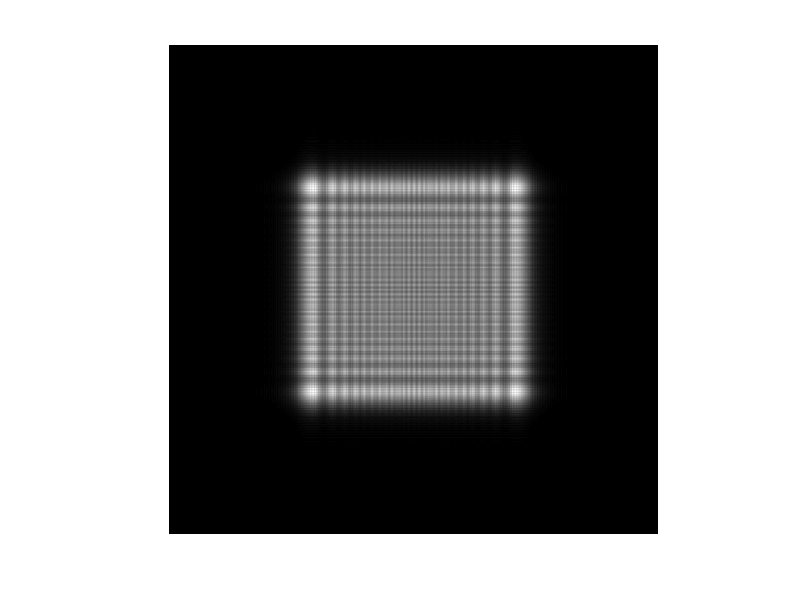

This figure's MATLAB source:
r=512;c=r;
a=zeros(r,c);
a(r/2-r/4:r/2+r/4,c/2-c/4:c/2+c/4)=1;
lamda=6328e-10;
k=2*pi/lamda;
L0=5e-3;
d=0.1;
x0=linspace(-L0/2,L0/2,c);
y0=linspace(-L0/2,L0/2,r);
kethi=linspace(-1/2/L0,1/2/L0,c)*c; %u_max
nenta=linspace(-1/2/L0,1/2/L0,r)*r; %v_max
[kethi,nenta]=meshgrid(kethi,nenta);
H=exp(1j*k*d.*(1-lamda.*lamda.*(kethi.*kethi+nenta.*nenta)./2));
fa=fftshift(fft2(a));
Fuf=fa.*H;
U=ifft2(Fuf);
I=U.*conj(U);
figure,imshow(I,[0,max(max(I))]),colormap(gray);
